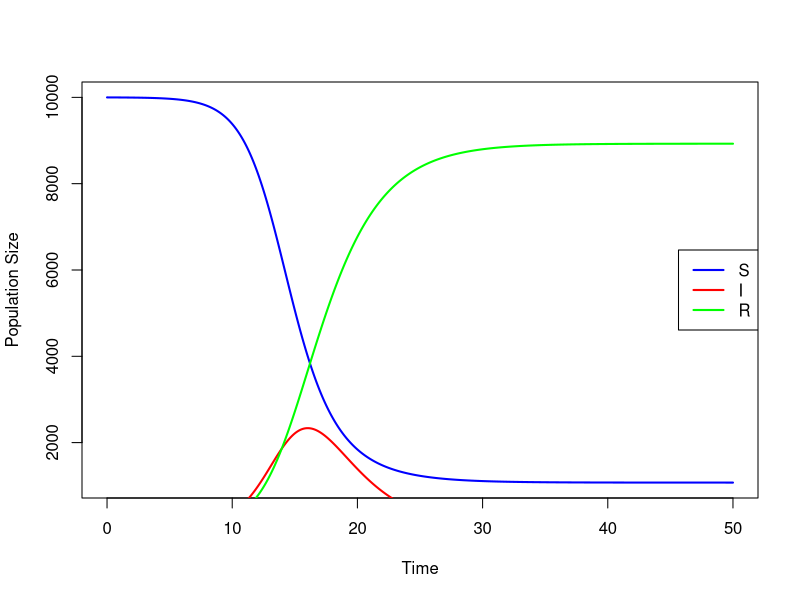
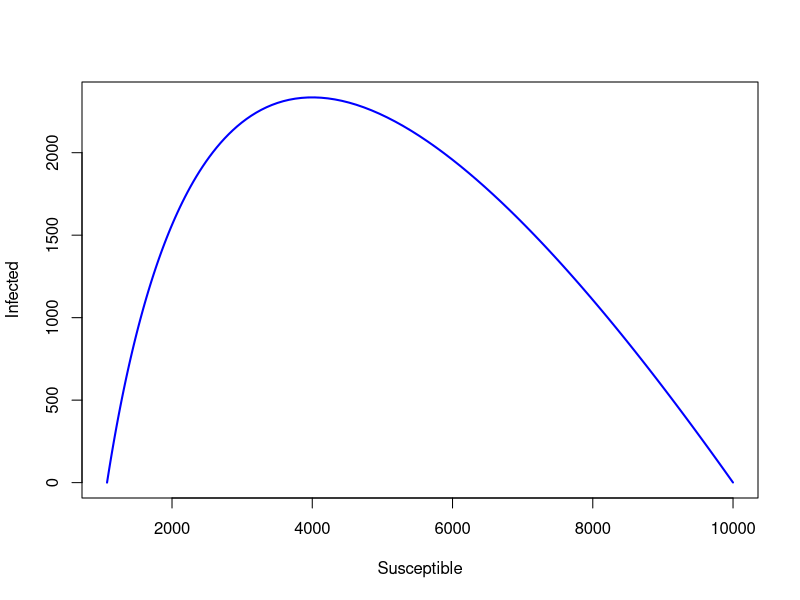
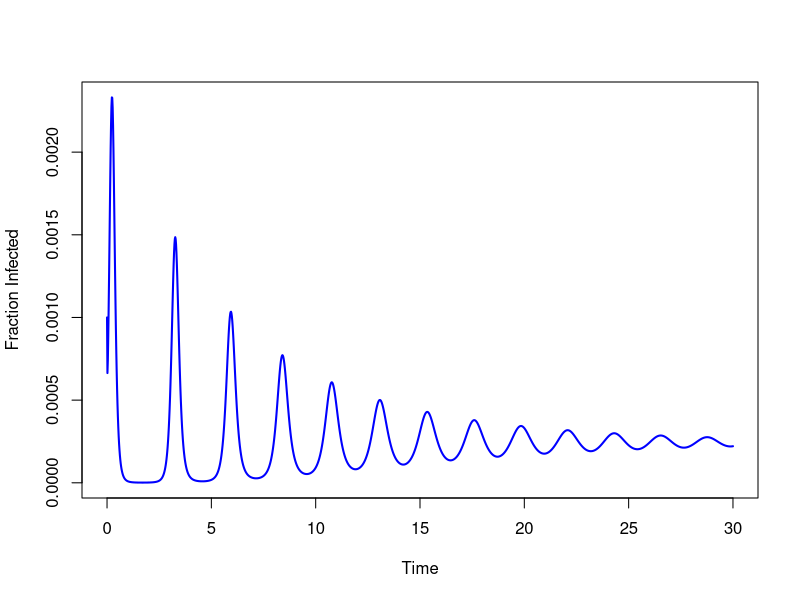
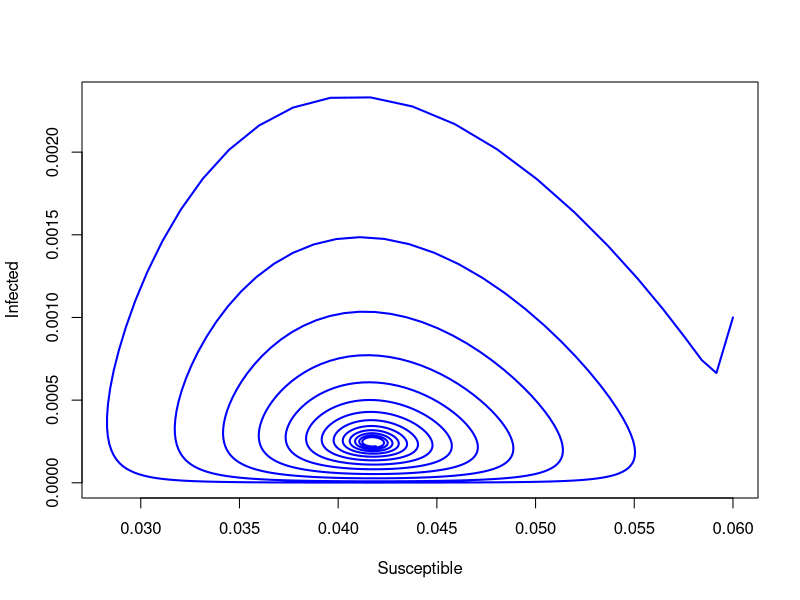
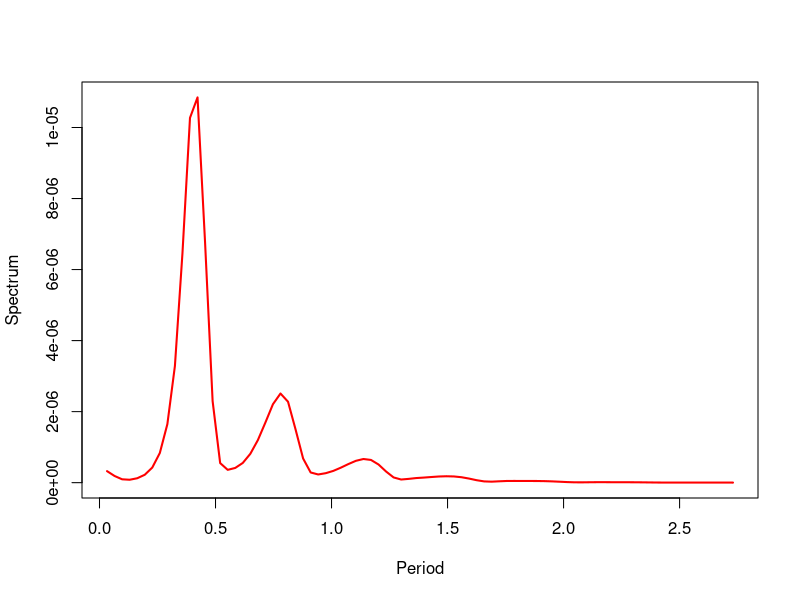
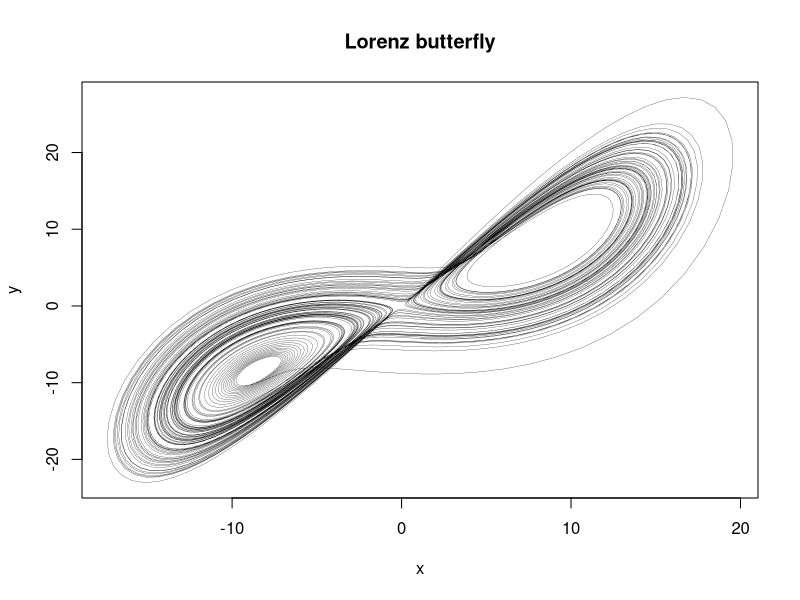
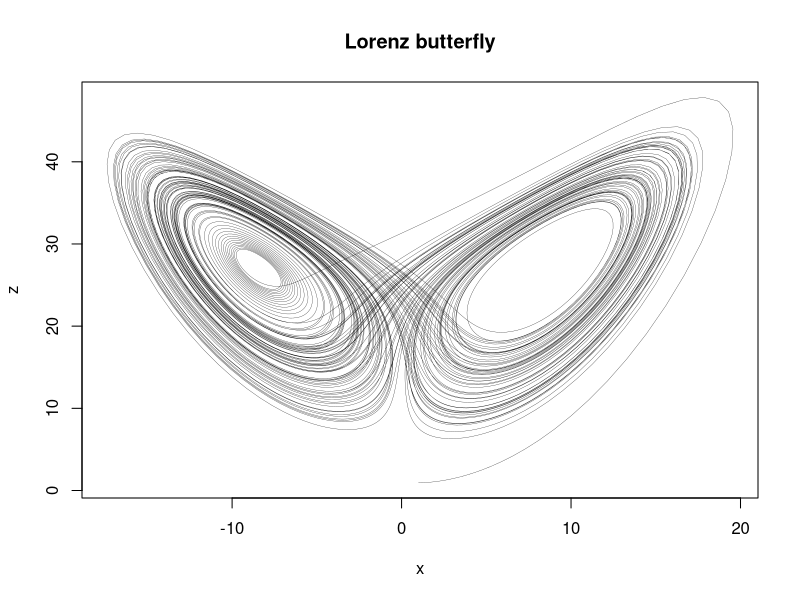
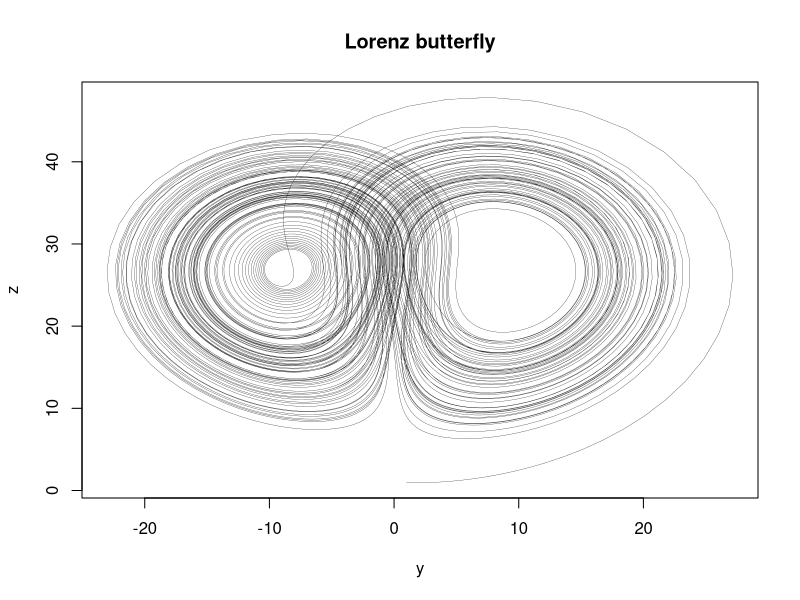

Reproduce these figures in R, in order.
## ---- chunk 1
knitr::opts_chunk$set(echo = TRUE)
## ---- chunk 2
## if you haven't already
#install.packages(deSolve)
require(deSolve)
sir <- function(t,x,parms){
    S <- x[1]
    I <- x[2]
    R <- x[3]
  with(as.list(parms),
{
    dS <- -beta*S*I
    dI <- beta*S*I - nu*I
    dR <- nu*I
    res <- c(dS,dI,dR)
  list(res)
})
}
## ---- chunk 3
N <- 1e4
parms <- c(N=N,beta=0.0001, nu = 1/2.5)
times <- seq(0,50,0.1)
x0 <- c(N-1,1,0)
stateMatrix <- as.data.frame(lsoda(x0,times,sir,parms))

colnames(stateMatrix) <- c("time","S","I","R")
plot(stateMatrix[,"time"], stateMatrix[,"S"], type="l", lwd=2, col="blue",
     xlab="Time", ylab="Population Size")
lines(stateMatrix[,"time"], stateMatrix[,"I"], col="red", lwd=2)
lines(stateMatrix[,"time"], stateMatrix[,"R"], col="green", lwd=2)
legend("right", c("S","I","R"), col=c("blue","red","green"), lwd=2)
## ---- chunk 4
plot(stateMatrix[,"S"], stateMatrix[,"I"], type="l", lwd=2, col="blue",
     xlab="Susceptible", ylab="Infected")
## ---- chunk 5
seir <- function(t,x,parms){
    S <- x[1]
    E <- x[2]
    I <- x[3]
    R <- x[4]
  with(as.list(parms),{
    dS <- mu*(N*(1-p)-S) - beta*S*I/N
    dE <- beta*S*I/N - (mu + sigma)*E
    dI <- sigma*E-(mu+gamma)*I
    dR <- gamma*I-mu*R+ mu*N*p
    res <- c(dS,dE,dI,dR)
    list(res)
  })
}

times <-  seq(0, 30, by = 1/52)
parms <-  c(mu = 1/75, N = 1, p = 0, beta = 1250, sigma = 365/7, gamma = 365/7)
xstart = c(S = 0.06, E = 0, I = 0.001, R = 0)
stateMatrix <-  as.data.frame(lsoda(xstart, times, seir, parms))
##
colnames(stateMatrix) <- c("time","S","E", "I","R")
plot(stateMatrix[,"time"], stateMatrix[,"I"], type="l", lwd=2, col="blue",
     xlab="Time", ylab="Fraction Infected")
## ---- chunk 6
plot(stateMatrix[,"S"], stateMatrix[,"I"], type="l", lwd=2, col="blue",
     xlab="Susceptible", ylab="Infected")
## ---- chunk 7
spec <- spectrum(stateMatrix$I, log="no", spans=c(2,2), plot=FALSE)
delta <- 1/52
plot(spec$freq[1:84]/delta, 2*spec$spec[1:84], type="l", lwd=2, col="red", xlab="Period", ylab="Spectrum")
fmax <- which(spec$spec==max(spec$spec))
1/spec$freq[fmax]
## ---- chunk 8
lorenz <- function(t, state, p) {
    with(as.list(c(state, parms)), {

        dx <- sigma*(y - x)
        dy <- x*(rho - z) - y
        dz <- x*y - beta*z

        list(c(dx, dy, dz))
    })
}

parms <- c(sigma=10, beta=8/3, rho=28)
y0 <- c(x = 1, y = 1, z = 1)
y0p <- y0 + c(1e-6, 0, 0)
times <- seq(0, 100, 0.01)

out <- ode(y = y0, times = times, func = lorenz, parms = parms)
out2 <- ode(y = y0p, times = times, func = lorenz, parms = parms)

plot(out[,"x"], out[,"y"], type="l", lwd=0.25, main = "Lorenz butterfly", xlab = "x", ylab = "y")
plot(out[,"x"], out[,"z"], type="l", lwd=0.25, main = "Lorenz butterfly", xlab = "x", ylab = "z")
plot(out[,"y"], out[,"z"], type="l", lwd=0.25, main = "Lorenz butterfly", xlab = "y", ylab = "z")
